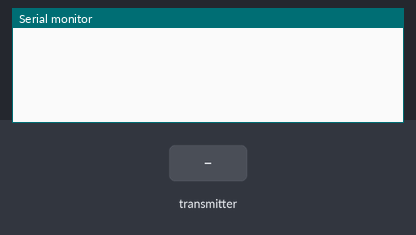
The sketch below on a simulated ESP32. On the bench: the last lines printed to the serial monitor. Inputs (shaded band) come from the test bench.

Above: at 1.2 s.
1.3 s: the transmitter starts sending id = 0
At 1.66 s:
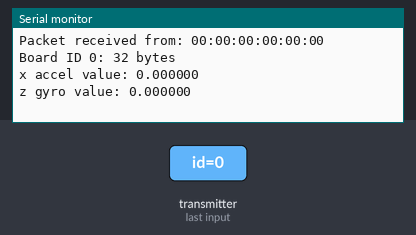
2.8 s: the transmitter starts sending accel_x = 25
4.3 s: the transmitter starts sending gyro_z = 25
At 4.66 s:
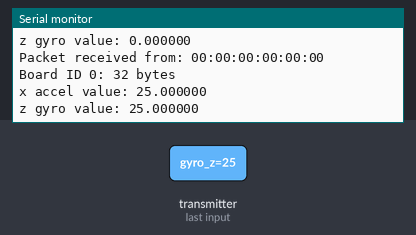
5.8 s: the transmitter starts sending id = 1
7.3 s: the transmitter starts sending accel_x = 50
8.8 s: the transmitter starts sending gyro_z = 50
At 9.16 s:
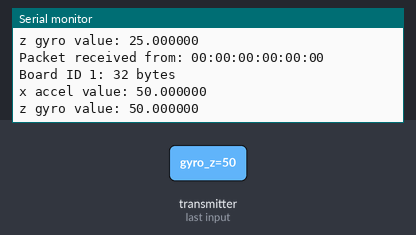
Timing chart, 0 to 11.3 s (numbered marks = the images above; inputs shaded):
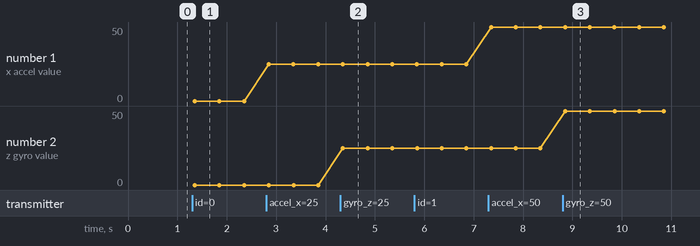

Measured:
- after the input at 1.3 s, the serial monitor: prints a new line after 0.05 s (image 1)
- after the input at 4.3 s, the serial monitor: prints a new line after 0.05 s (image 2)
- after the input at 8.8 s, the serial monitor: prints a new line after 0.05 s (image 3)
- plotted number 1: 0 → 25 after the input at 2.8 s, 25 → 50 after the input at 7.3 s

The sketch:

servedr_espnow.ino
```cpp
// (licence header left out)
#include <esp_now.h>
#include <WiFi.h>

// Structure example to receive data
// Must match the sender structure
typedef struct struct_message {
  int id; // must be unique for each sender board
  float imu_data;
  float accel_x;
  float accel_y;
  float accel_z;
  float gyro_x;
  float gyro_y;
  float gyro_z;
}struct_message;

// Create a struct_message called myData
struct_message myData;

// Create a structure to hold the readings from each board
struct_message board1;
struct_message board2;

// Create an array with all the structures
struct_message boardsStruct[2] = {board1, board2};

// callback function that will be executed when data is received
void OnDataRecv(const uint8_t * mac_addr, const uint8_t *incomingData, int len) {
  char macStr[18];
  Serial.print("Packet received from: ");
  snprintf(macStr, sizeof(macStr), "%02x:%02x:%02x:%02x:%02x:%02x",
           mac_addr[0], mac_addr[1], mac_addr[2], mac_addr[3], mac_addr[4], mac_addr[5]);
  Serial.println(macStr);
  memcpy(&myData, incomingData, sizeof(myData));
  Serial.printf("Board ID %u: %u bytes\n", myData.id, len);
  // Update the structures with the new incoming data
  boardsStruct[myData.id-1].accel_x = myData.accel_x;
  boardsStruct[myData.id-1].gyro_z = myData.gyro_z;
  Serial.printf("x accel value: %f \n", boardsStruct[myData.id-1].accel_x);
  Serial.printf("z gyro value: %f \n", boardsStruct[myData.id-1].gyro_z);
  Serial.println();
}

void setup() {
  //Initialize Serial Monitor
  Serial.begin(115200);

  //Set device as a Wi-Fi Station
  WiFi.mode(WIFI_STA);

  //Init ESP-NOW
  if (esp_now_init() != ESP_OK) {
    Serial.println("Error initializing ESP-NOW");
    return;
  }

  // Once ESPNow is successfully Init, we will register for recv CB to
  // get recv packer info
  esp_now_register_recv_cb(OnDataRecv);
}

void loop() {
  // Acess the variables for each board
  /*int board1X = boardsStruct[0].x;
  int board1Y = boardsStruct[0].y;
  int board2X = boardsStruct[1].x;
  int board2Y = boardsStruct[1].y;
  int board3X = boardsStruct[2].x;
  int board3Y = boardsStruct[2].y;*/

  delay(10000);
}
```
